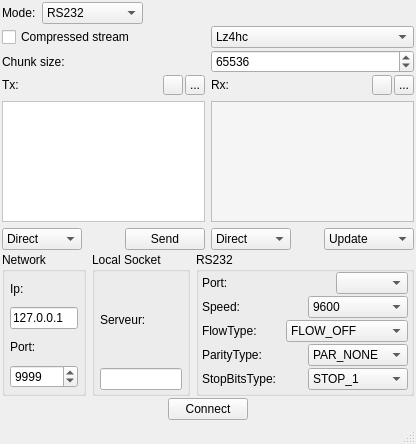
<?xml version="1.0" encoding="UTF-8"?>
<ui version="4.0">
 <class>MainWindow</class>
 <widget class="QMainWindow" name="MainWindow">
  <property name="geometry">
   <rect>
    <x>0</x>
    <y>0</y>
    <width>416</width>
    <height>444</height>
   </rect>
  </property>
  <property name="windowTitle">
   <string>Devel application</string>
  </property>
  <property name="windowIcon">
   <iconset resource="resources.qrc">
    <normaloff>:/images/icone.png</normaloff>:/images/icone.png</iconset>
  </property>
  <widget class="QWidget" name="centralWidget">
   <layout class="QVBoxLayout" name="verticalLayout_4">
    <property name="spacing">
     <number>2</number>
    </property>
    <property name="margin">
     <number>2</number>
    </property>
    <item>
     <layout class="QHBoxLayout" name="horizontalLayout_5">
      <item>
       <widget class="QLabel" name="label_3">
        <property name="text">
         <string>Mode:</string>
        </property>
        <property name="buddy">
         <cstring>comboBoxMode</cstring>
        </property>
       </widget>
      </item>
      <item>
       <widget class="QComboBox" name="comboBoxMode">
        <property name="toolTip">
         <string>Mode of connexion</string>
        </property>
        <property name="currentIndex">
         <number>0</number>
        </property>
        <item>
         <property name="text">
          <string notr="true">RS232</string>
         </property>
         <property name="icon">
          <iconset resource="resources.qrc">
           <normaloff>:/images/com.png</normaloff>:/images/com.png</iconset>
         </property>
        </item>
        <item>
         <property name="text">
          <string notr="true">Tcp Socket</string>
         </property>
         <property name="icon">
          <iconset resource="resources.qrc">
           <normaloff>:/images/network.png</normaloff>:/images/network.png</iconset>
         </property>
        </item>
        <item>
         <property name="text">
          <string notr="true">Local Socket</string>
         </property>
         <property name="icon">
          <iconset resource="resources.qrc">
           <normaloff>:/images/localServer.png</normaloff>:/images/localServer.png</iconset>
         </property>
        </item>
       </widget>
      </item>
      <item>
       <spacer name="horizontalSpacer_5">
        <property name="orientation">
         <enum>Qt::Horizontal</enum>
        </property>
        <property name="sizeHint" stdset="0">
         <size>
          <width>40</width>
          <height>20</height>
         </size>
        </property>
       </spacer>
      </item>
     </layout>
    </item>
    <item>
     <layout class="QHBoxLayout" name="horizontalLayout_16">
      <item>
       <widget class="QCheckBox" name="compressedStream">
        <property name="text">
         <string>Compressed stream</string>
        </property>
       </widget>
      </item>
      <item>
       <widget class="QComboBox" name="compressionType">
        <item>
         <property name="text">
          <string>Lz4hc</string>
         </property>
        </item>
        <item>
         <property name="text">
          <string>lz4</string>
         </property>
        </item>
        <item>
         <property name="text">
          <string>zlib</string>
         </property>
        </item>
        <item>
         <property name="text">
          <string>gzip</string>
         </property>
        </item>
       </widget>
      </item>
     </layout>
    </item>
    <item>
     <layout class="QHBoxLayout" name="horizontalLayout_17">
      <item>
       <widget class="QLabel" name="label_12">
        <property name="text">
         <string>Chunk size:</string>
        </property>
       </widget>
      </item>
      <item>
       <widget class="QSpinBox" name="chunkSize">
        <property name="minimum">
         <number>16</number>
        </property>
        <property name="maximum">
         <number>999999999</number>
        </property>
        <property name="value">
         <number>65536</number>
        </property>
       </widget>
      </item>
     </layout>
    </item>
    <item>
     <layout class="QHBoxLayout" name="horizontalLayout_6">
      <item>
       <layout class="QVBoxLayout" name="verticalLayout">
        <item>
         <layout class="QHBoxLayout" name="horizontalLayout_4">
          <property name="spacing">
           <number>2</number>
          </property>
          <item>
           <widget class="QLabel" name="label_2">
            <property name="text">
             <string>Tx:</string>
            </property>
            <property name="buddy">
             <cstring>plainTextEditTx</cstring>
            </property>
           </widget>
          </item>
          <item>
           <spacer name="horizontalSpacer_3">
            <property name="orientation">
             <enum>Qt::Horizontal</enum>
            </property>
            <property name="sizeHint" stdset="0">
             <size>
              <width>40</width>
              <height>20</height>
             </size>
            </property>
           </spacer>
          </item>
          <item>
           <widget class="QToolButton" name="loadFileTx">
            <property name="maximumSize">
             <size>
              <width>20</width>
              <height>20</height>
             </size>
            </property>
            <property name="toolTip">
             <string>Load file in Tx field</string>
            </property>
            <property name="icon">
             <iconset resource="resources.qrc">
              <normaloff>:/images/application-octet-stream.png</normaloff>:/images/application-octet-stream.png</iconset>
            </property>
           </widget>
          </item>
          <item>
           <widget class="QToolButton" name="toolButtonClearTx">
            <property name="maximumSize">
             <size>
              <width>20</width>
              <height>20</height>
             </size>
            </property>
            <property name="toolTip">
             <string>Clear the data in the Tx box</string>
            </property>
            <property name="text">
             <string>...</string>
            </property>
            <property name="icon">
             <iconset resource="resources.qrc">
              <normaloff>:/images/clear.png</normaloff>:/images/clear.png</iconset>
            </property>
           </widget>
          </item>
         </layout>
        </item>
        <item>
         <widget class="QPlainTextEdit" name="plainTextEditTx">
          <property name="toolTip">
           <string>Data to send</string>
          </property>
          <property name="styleSheet">
           <string notr="true">QPlainTextEdit {
background-image	: url(:/images/upload.png);
background-position	: center;
background-repeat	: no-repeat;
background-color	: #fff;
background-attachment	: fixed;
}</string>
          </property>
         </widget>
        </item>
        <item>
         <layout class="QHBoxLayout" name="horizontalLayout_2">
          <item>
           <widget class="QComboBox" name="comboBoxTypeTx">
            <property name="minimumSize">
             <size>
              <width>80</width>
              <height>0</height>
             </size>
            </property>
            <property name="maximumSize">
             <size>
              <width>16777215</width>
              <height>22</height>
             </size>
            </property>
            <property name="toolTip">
             <string>Define if text is in raw or hexa mode</string>
            </property>
            <item>
             <property name="text">
              <string>Direct</string>
             </property>
             <property name="icon">
              <iconset resource="resources.qrc">
               <normaloff>:/images/text.png</normaloff>:/images/text.png</iconset>
             </property>
            </item>
            <item>
             <property name="text">
              <string>toHex</string>
             </property>
             <property name="icon">
              <iconset resource="resources.qrc">
               <normaloff>:/images/hexa.png</normaloff>:/images/hexa.png</iconset>
             </property>
            </item>
           </widget>
          </item>
          <item>
           <spacer name="horizontalSpacer_2">
            <property name="orientation">
             <enum>Qt::Horizontal</enum>
            </property>
            <property name="sizeHint" stdset="0">
             <size>
              <width>40</width>
              <height>20</height>
             </size>
            </property>
           </spacer>
          </item>
          <item>
           <widget class="QPushButton" name="pushButtonSend">
            <property name="maximumSize">
             <size>
              <width>16777215</width>
              <height>22</height>
             </size>
            </property>
            <property name="toolTip">
             <string>Send the data writen</string>
            </property>
            <property name="text">
             <string>Send</string>
            </property>
            <property name="icon">
             <iconset resource="resources.qrc">
              <normaloff>:/images/send.png</normaloff>:/images/send.png</iconset>
            </property>
           </widget>
          </item>
         </layout>
        </item>
       </layout>
      </item>
      <item>
       <layout class="QVBoxLayout" name="verticalLayout_2">
        <item>
         <layout class="QHBoxLayout" name="horizontalLayout_3">
          <property name="spacing">
           <number>2</number>
          </property>
          <item>
           <widget class="QLabel" name="label">
            <property name="text">
             <string>Rx:</string>
            </property>
            <property name="buddy">
             <cstring>plainTextEditRx</cstring>
            </property>
           </widget>
          </item>
          <item>
           <spacer name="horizontalSpacer_4">
            <property name="orientation">
             <enum>Qt::Horizontal</enum>
            </property>
            <property name="sizeHint" stdset="0">
             <size>
              <width>40</width>
              <height>20</height>
             </size>
            </property>
           </spacer>
          </item>
          <item>
           <widget class="QToolButton" name="saveFileRx">
            <property name="maximumSize">
             <size>
              <width>20</width>
              <height>20</height>
             </size>
            </property>
            <property name="toolTip">
             <string>Save Rx data to file</string>
            </property>
            <property name="icon">
             <iconset resource="resources.qrc">
              <normaloff>:/images/application-octet-stream.png</normaloff>:/images/application-octet-stream.png</iconset>
            </property>
           </widget>
          </item>
          <item>
           <widget class="QToolButton" name="toolButtonClearRx">
            <property name="maximumSize">
             <size>
              <width>20</width>
              <height>20</height>
             </size>
            </property>
            <property name="toolTip">
             <string>Clear the data in the Rx box</string>
            </property>
            <property name="text">
             <string>...</string>
            </property>
            <property name="icon">
             <iconset resource="resources.qrc">
              <normaloff>:/images/clear.png</normaloff>:/images/clear.png</iconset>
            </property>
           </widget>
          </item>
         </layout>
        </item>
        <item>
         <widget class="QPlainTextEdit" name="plainTextEditRx">
          <property name="toolTip">
           <string>Data reception</string>
          </property>
          <property name="styleSheet">
           <string notr="true">QPlainTextEdit {
	background-color: rgb(245, 245, 245);
background-image	: url(:/images/download.png);
background-position	: center;
background-repeat	: no-repeat;
background-attachment	: fixed;
}</string>
          </property>
          <property name="readOnly">
           <bool>true</bool>
          </property>
         </widget>
        </item>
        <item>
         <layout class="QHBoxLayout" name="horizontalLayout">
          <item>
           <widget class="QComboBox" name="comboBoxTypeRx">
            <property name="minimumSize">
             <size>
              <width>80</width>
              <height>0</height>
             </size>
            </property>
            <property name="maximumSize">
             <size>
              <width>16777215</width>
              <height>22</height>
             </size>
            </property>
            <property name="toolTip">
             <string>Define if text is in raw or hexa mode</string>
            </property>
            <item>
             <property name="text">
              <string>Direct</string>
             </property>
             <property name="icon">
              <iconset resource="resources.qrc">
               <normaloff>:/images/text.png</normaloff>:/images/text.png</iconset>
             </property>
            </item>
            <item>
             <property name="text">
              <string>toHex</string>
             </property>
             <property name="icon">
              <iconset resource="resources.qrc">
               <normaloff>:/images/hexa.png</normaloff>:/images/hexa.png</iconset>
             </property>
            </item>
           </widget>
          </item>
          <item>
           <spacer name="horizontalSpacer">
            <property name="orientation">
             <enum>Qt::Horizontal</enum>
            </property>
            <property name="sizeHint" stdset="0">
             <size>
              <width>40</width>
              <height>20</height>
             </size>
            </property>
           </spacer>
          </item>
          <item>
           <widget class="QComboBox" name="comboBoxModeAppend">
            <property name="minimumSize">
             <size>
              <width>90</width>
              <height>0</height>
             </size>
            </property>
            <property name="maximumSize">
             <size>
              <width>16777215</width>
              <height>22</height>
             </size>
            </property>
            <property name="toolTip">
             <string>Define if the text need be overwrite with the new data or not</string>
            </property>
            <item>
             <property name="text">
              <string>Update</string>
             </property>
             <property name="icon">
              <iconset resource="resources.qrc">
               <normaloff>:/images/overwirte.png</normaloff>:/images/overwirte.png</iconset>
             </property>
            </item>
            <item>
             <property name="text">
              <string>Append</string>
             </property>
             <property name="icon">
              <iconset resource="resources.qrc">
               <normaloff>:/images/append.png</normaloff>:/images/append.png</iconset>
             </property>
            </item>
           </widget>
          </item>
         </layout>
        </item>
       </layout>
      </item>
     </layout>
    </item>
    <item>
     <layout class="QHBoxLayout" name="horizontalLayout_9">
      <item>
       <widget class="QGroupBox" name="groupBoxNetwork">
        <property name="title">
         <string>Network</string>
        </property>
        <layout class="QVBoxLayout" name="verticalLayout_3">
         <property name="spacing">
          <number>1</number>
         </property>
         <property name="leftMargin">
          <number>5</number>
         </property>
         <property name="topMargin">
          <number>0</number>
         </property>
         <property name="rightMargin">
          <number>5</number>
         </property>
         <property name="bottomMargin">
          <number>5</number>
         </property>
         <item>
          <layout class="QHBoxLayout" name="horizontalLayout_8">
           <item>
            <widget class="QLabel" name="label_4">
             <property name="text">
              <string>Ip:</string>
             </property>
             <property name="buddy">
              <cstring>lineEditIp</cstring>
             </property>
            </widget>
           </item>
           <item>
            <spacer name="horizontalSpacer_6">
             <property name="orientation">
              <enum>Qt::Horizontal</enum>
             </property>
             <property name="sizeHint" stdset="0">
              <size>
               <width>40</width>
               <height>20</height>
              </size>
             </property>
            </spacer>
           </item>
          </layout>
         </item>
         <item>
          <widget class="QLineEdit" name="lineEditIp">
           <property name="toolTip">
            <string>Can be ip or dns addresse</string>
           </property>
           <property name="text">
            <string>127.0.0.1</string>
           </property>
          </widget>
         </item>
         <item>
          <layout class="QHBoxLayout" name="horizontalLayout_7">
           <item>
            <widget class="QLabel" name="label_5">
             <property name="text">
              <string>Port:</string>
             </property>
             <property name="buddy">
              <cstring>spinBoxIpPort</cstring>
             </property>
            </widget>
           </item>
           <item>
            <spacer name="horizontalSpacer_7">
             <property name="orientation">
              <enum>Qt::Horizontal</enum>
             </property>
             <property name="sizeHint" stdset="0">
              <size>
               <width>40</width>
               <height>20</height>
              </size>
             </property>
            </spacer>
           </item>
          </layout>
         </item>
         <item>
          <widget class="QSpinBox" name="spinBoxIpPort">
           <property name="minimum">
            <number>1</number>
           </property>
           <property name="maximum">
            <number>65535</number>
           </property>
           <property name="value">
            <number>9999</number>
           </property>
          </widget>
         </item>
        </layout>
       </widget>
      </item>
      <item>
       <widget class="QGroupBox" name="groupBoxLocalSocket">
        <property name="title">
         <string>Local Socket</string>
        </property>
        <layout class="QVBoxLayout" name="verticalLayout_5">
         <property name="spacing">
          <number>1</number>
         </property>
         <property name="leftMargin">
          <number>5</number>
         </property>
         <property name="topMargin">
          <number>1</number>
         </property>
         <property name="rightMargin">
          <number>5</number>
         </property>
         <property name="bottomMargin">
          <number>3</number>
         </property>
         <item>
          <widget class="QLabel" name="label_6">
           <property name="text">
            <string>Serveur:</string>
           </property>
           <property name="buddy">
            <cstring>lineEditLocalSocket</cstring>
           </property>
          </widget>
         </item>
         <item>
          <widget class="QLineEdit" name="lineEditLocalSocket">
           <property name="toolTip">
            <string>On wich socket do you whan connect</string>
           </property>
          </widget>
         </item>
        </layout>
       </widget>
      </item>
      <item>
       <widget class="QGroupBox" name="groupBoxRS232">
        <property name="title">
         <string>RS232</string>
        </property>
        <layout class="QVBoxLayout" name="verticalLayout_6">
         <property name="spacing">
          <number>2</number>
         </property>
         <property name="leftMargin">
          <number>3</number>
         </property>
         <property name="topMargin">
          <number>0</number>
         </property>
         <property name="rightMargin">
          <number>3</number>
         </property>
         <property name="bottomMargin">
          <number>3</number>
         </property>
         <item>
          <layout class="QHBoxLayout" name="horizontalLayout_15">
           <item>
            <widget class="QLabel" name="label_11">
             <property name="text">
              <string>Port:</string>
             </property>
            </widget>
           </item>
           <item>
            <spacer name="horizontalSpacer_14">
             <property name="orientation">
              <enum>Qt::Horizontal</enum>
             </property>
             <property name="sizeHint" stdset="0">
              <size>
               <width>40</width>
               <height>20</height>
              </size>
             </property>
            </spacer>
           </item>
           <item>
            <widget class="QComboBox" name="comboBoxPort">
             <property name="toolTip">
              <string>The list of rs232 port detected</string>
             </property>
            </widget>
           </item>
          </layout>
         </item>
         <item>
          <layout class="QHBoxLayout" name="horizontalLayout_11">
           <item>
            <widget class="QLabel" name="label_7">
             <property name="text">
              <string>Speed: </string>
             </property>
             <property name="buddy">
              <cstring>comboBoxSpeed</cstring>
             </property>
            </widget>
           </item>
           <item>
            <spacer name="horizontalSpacer_10">
             <property name="orientation">
              <enum>Qt::Horizontal</enum>
             </property>
             <property name="sizeHint" stdset="0">
              <size>
               <width>40</width>
               <height>20</height>
              </size>
             </property>
            </spacer>
           </item>
           <item>
            <widget class="QComboBox" name="comboBoxSpeed">
             <property name="minimumSize">
              <size>
               <width>100</width>
               <height>0</height>
              </size>
             </property>
             <property name="toolTip">
              <string>Few speed are not activated because your OS doesn't support it</string>
             </property>
             <property name="currentIndex">
              <number>12</number>
             </property>
             <item>
              <property name="text">
               <string>50</string>
              </property>
              <property name="icon">
               <iconset resource="resources.qrc">
                <normaloff>:/images/valide.png</normaloff>:/images/valide.png</iconset>
              </property>
             </item>
             <item>
              <property name="text">
               <string>75</string>
              </property>
              <property name="icon">
               <iconset resource="resources.qrc">
                <normaloff>:/images/valide.png</normaloff>:/images/valide.png</iconset>
              </property>
             </item>
             <item>
              <property name="text">
               <string>110</string>
              </property>
              <property name="icon">
               <iconset resource="resources.qrc">
                <normaloff>:/images/valide.png</normaloff>:/images/valide.png</iconset>
              </property>
             </item>
             <item>
              <property name="text">
               <string>134</string>
              </property>
              <property name="icon">
               <iconset resource="resources.qrc">
                <normaloff>:/images/valide.png</normaloff>:/images/valide.png</iconset>
              </property>
             </item>
             <item>
              <property name="text">
               <string>150</string>
              </property>
              <property name="icon">
               <iconset resource="resources.qrc">
                <normaloff>:/images/valide.png</normaloff>:/images/valide.png</iconset>
              </property>
             </item>
             <item>
              <property name="text">
               <string>200</string>
              </property>
              <property name="icon">
               <iconset resource="resources.qrc">
                <normaloff>:/images/valide.png</normaloff>:/images/valide.png</iconset>
              </property>
             </item>
             <item>
              <property name="text">
               <string>300</string>
              </property>
              <property name="icon">
               <iconset resource="resources.qrc">
                <normaloff>:/images/valide.png</normaloff>:/images/valide.png</iconset>
              </property>
             </item>
             <item>
              <property name="text">
               <string>600</string>
              </property>
              <property name="icon">
               <iconset resource="resources.qrc">
                <normaloff>:/images/valide.png</normaloff>:/images/valide.png</iconset>
              </property>
             </item>
             <item>
              <property name="text">
               <string>1200</string>
              </property>
              <property name="icon">
               <iconset resource="resources.qrc">
                <normaloff>:/images/valide.png</normaloff>:/images/valide.png</iconset>
              </property>
             </item>
             <item>
              <property name="text">
               <string>1800</string>
              </property>
              <property name="icon">
               <iconset resource="resources.qrc">
                <normaloff>:/images/valide.png</normaloff>:/images/valide.png</iconset>
              </property>
             </item>
             <item>
              <property name="text">
               <string>2400</string>
              </property>
              <property name="icon">
               <iconset resource="resources.qrc">
                <normaloff>:/images/valide.png</normaloff>:/images/valide.png</iconset>
              </property>
             </item>
             <item>
              <property name="text">
               <string>4800</string>
              </property>
              <property name="icon">
               <iconset resource="resources.qrc">
                <normaloff>:/images/valide.png</normaloff>:/images/valide.png</iconset>
              </property>
             </item>
             <item>
              <property name="text">
               <string>9600</string>
              </property>
              <property name="icon">
               <iconset resource="resources.qrc">
                <normaloff>:/images/valide.png</normaloff>:/images/valide.png</iconset>
              </property>
             </item>
             <item>
              <property name="text">
               <string>14400</string>
              </property>
              <property name="icon">
               <iconset resource="resources.qrc">
                <normaloff>:/images/valide.png</normaloff>:/images/valide.png</iconset>
              </property>
             </item>
             <item>
              <property name="text">
               <string>19200</string>
              </property>
              <property name="icon">
               <iconset resource="resources.qrc">
                <normaloff>:/images/valide.png</normaloff>:/images/valide.png</iconset>
              </property>
             </item>
             <item>
              <property name="text">
               <string>38400</string>
              </property>
              <property name="icon">
               <iconset resource="resources.qrc">
                <normaloff>:/images/valide.png</normaloff>:/images/valide.png</iconset>
              </property>
             </item>
             <item>
              <property name="text">
               <string>56000</string>
              </property>
              <property name="icon">
               <iconset resource="resources.qrc">
                <normaloff>:/images/valide.png</normaloff>:/images/valide.png</iconset>
              </property>
             </item>
             <item>
              <property name="text">
               <string>57600</string>
              </property>
              <property name="icon">
               <iconset resource="resources.qrc">
                <normaloff>:/images/valide.png</normaloff>:/images/valide.png</iconset>
              </property>
             </item>
             <item>
              <property name="text">
               <string>76800</string>
              </property>
              <property name="icon">
               <iconset resource="resources.qrc">
                <normaloff>:/images/valide.png</normaloff>:/images/valide.png</iconset>
              </property>
             </item>
             <item>
              <property name="text">
               <string>115200</string>
              </property>
              <property name="icon">
               <iconset resource="resources.qrc">
                <normaloff>:/images/valide.png</normaloff>:/images/valide.png</iconset>
              </property>
             </item>
             <item>
              <property name="text">
               <string>128000</string>
              </property>
              <property name="icon">
               <iconset resource="resources.qrc">
                <normaloff>:/images/valide.png</normaloff>:/images/valide.png</iconset>
              </property>
             </item>
             <item>
              <property name="text">
               <string>256000</string>
              </property>
              <property name="icon">
               <iconset resource="resources.qrc">
                <normaloff>:/images/valide.png</normaloff>:/images/valide.png</iconset>
              </property>
             </item>
            </widget>
           </item>
          </layout>
         </item>
         <item>
          <layout class="QHBoxLayout" name="horizontalLayout_12">
           <item>
            <widget class="QLabel" name="label_8">
             <property name="text">
              <string>FlowType: </string>
             </property>
             <property name="buddy">
              <cstring>comboBoxFlow</cstring>
             </property>
            </widget>
           </item>
           <item>
            <spacer name="horizontalSpacer_11">
             <property name="orientation">
              <enum>Qt::Horizontal</enum>
             </property>
             <property name="sizeHint" stdset="0">
              <size>
               <width>40</width>
               <height>20</height>
              </size>
             </property>
            </spacer>
           </item>
           <item>
            <widget class="QComboBox" name="comboBoxFlow">
             <property name="minimumSize">
              <size>
               <width>100</width>
               <height>0</height>
              </size>
             </property>
             <item>
              <property name="text">
               <string>FLOW_OFF</string>
              </property>
              <property name="icon">
               <iconset resource="resources.qrc">
                <normaloff>:/images/valide.png</normaloff>:/images/valide.png</iconset>
              </property>
             </item>
             <item>
              <property name="text">
               <string>FLOW_HARDWARE</string>
              </property>
              <property name="icon">
               <iconset resource="resources.qrc">
                <normaloff>:/images/valide.png</normaloff>:/images/valide.png</iconset>
              </property>
             </item>
             <item>
              <property name="text">
               <string>FLOW_XONXOFF</string>
              </property>
              <property name="icon">
               <iconset resource="resources.qrc">
                <normaloff>:/images/valide.png</normaloff>:/images/valide.png</iconset>
              </property>
             </item>
            </widget>
           </item>
          </layout>
         </item>
         <item>
          <layout class="QHBoxLayout" name="horizontalLayout_13">
           <item>
            <widget class="QLabel" name="label_9">
             <property name="text">
              <string>ParityType: </string>
             </property>
             <property name="buddy">
              <cstring>comboBoxParity</cstring>
             </property>
            </widget>
           </item>
           <item>
            <spacer name="horizontalSpacer_12">
             <property name="orientation">
              <enum>Qt::Horizontal</enum>
             </property>
             <property name="sizeHint" stdset="0">
              <size>
               <width>40</width>
               <height>20</height>
              </size>
             </property>
            </spacer>
           </item>
           <item>
            <widget class="QComboBox" name="comboBoxParity">
             <property name="minimumSize">
              <size>
               <width>100</width>
               <height>0</height>
              </size>
             </property>
             <item>
              <property name="text">
               <string>PAR_NONE</string>
              </property>
              <property name="icon">
               <iconset resource="resources.qrc">
                <normaloff>:/images/valide.png</normaloff>:/images/valide.png</iconset>
              </property>
             </item>
             <item>
              <property name="text">
               <string>PAR_ODD</string>
              </property>
              <property name="icon">
               <iconset resource="resources.qrc">
                <normaloff>:/images/valide.png</normaloff>:/images/valide.png</iconset>
              </property>
             </item>
             <item>
              <property name="text">
               <string>PAR_EVEN</string>
              </property>
              <property name="icon">
               <iconset resource="resources.qrc">
                <normaloff>:/images/valide.png</normaloff>:/images/valide.png</iconset>
              </property>
             </item>
             <item>
              <property name="text">
               <string>PAR_MARK</string>
              </property>
              <property name="icon">
               <iconset resource="resources.qrc">
                <normaloff>:/images/valide.png</normaloff>:/images/valide.png</iconset>
              </property>
             </item>
             <item>
              <property name="text">
               <string>PAR_SPACE</string>
              </property>
              <property name="icon">
               <iconset resource="resources.qrc">
                <normaloff>:/images/valide.png</normaloff>:/images/valide.png</iconset>
              </property>
             </item>
            </widget>
           </item>
          </layout>
         </item>
         <item>
          <layout class="QHBoxLayout" name="horizontalLayout_14">
           <item>
            <widget class="QLabel" name="label_10">
             <property name="text">
              <string>StopBitsType: </string>
             </property>
             <property name="buddy">
              <cstring>comboBoxStopBit</cstring>
             </property>
            </widget>
           </item>
           <item>
            <spacer name="horizontalSpacer_13">
             <property name="orientation">
              <enum>Qt::Horizontal</enum>
             </property>
             <property name="sizeHint" stdset="0">
              <size>
               <width>40</width>
               <height>20</height>
              </size>
             </property>
            </spacer>
           </item>
           <item>
            <widget class="QComboBox" name="comboBoxStopBit">
             <property name="minimumSize">
              <size>
               <width>100</width>
               <height>0</height>
              </size>
             </property>
             <property name="styleSheet">
              <string notr="true"/>
             </property>
             <item>
              <property name="text">
               <string>STOP_1</string>
              </property>
              <property name="icon">
               <iconset resource="resources.qrc">
                <normaloff>:/images/valide.png</normaloff>:/images/valide.png</iconset>
              </property>
             </item>
             <item>
              <property name="text">
               <string>STOP_1_5</string>
              </property>
              <property name="icon">
               <iconset resource="resources.qrc">
                <normaloff>:/images/valide.png</normaloff>:/images/valide.png</iconset>
              </property>
             </item>
             <item>
              <property name="text">
               <string>STOP_2</string>
              </property>
              <property name="icon">
               <iconset resource="resources.qrc">
                <normaloff>:/images/valide.png</normaloff>:/images/valide.png</iconset>
              </property>
             </item>
            </widget>
           </item>
          </layout>
         </item>
        </layout>
       </widget>
      </item>
     </layout>
    </item>
    <item>
     <layout class="QHBoxLayout" name="horizontalLayout_10">
      <item>
       <spacer name="horizontalSpacer_8">
        <property name="orientation">
         <enum>Qt::Horizontal</enum>
        </property>
        <property name="sizeHint" stdset="0">
         <size>
          <width>40</width>
          <height>20</height>
         </size>
        </property>
       </spacer>
      </item>
      <item>
       <widget class="QPushButton" name="pushButtonConnect">
        <property name="text">
         <string>Connect</string>
        </property>
        <property name="icon">
         <iconset resource="resources.qrc">
          <normaloff>:/images/connect.png</normaloff>:/images/connect.png</iconset>
        </property>
       </widget>
      </item>
      <item>
       <spacer name="horizontalSpacer_9">
        <property name="orientation">
         <enum>Qt::Horizontal</enum>
        </property>
        <property name="sizeHint" stdset="0">
         <size>
          <width>40</width>
          <height>20</height>
         </size>
        </property>
       </spacer>
      </item>
     </layout>
    </item>
   </layout>
  </widget>
  <widget class="QStatusBar" name="statusBarApp"/>
 </widget>
 <layoutdefault spacing="6" margin="11"/>
 <tabstops>
  <tabstop>comboBoxMode</tabstop>
  <tabstop>toolButtonClearTx</tabstop>
  <tabstop>toolButtonClearRx</tabstop>
  <tabstop>plainTextEditTx</tabstop>
  <tabstop>plainTextEditRx</tabstop>
  <tabstop>comboBoxTypeTx</tabstop>
  <tabstop>pushButtonSend</tabstop>
  <tabstop>comboBoxTypeRx</tabstop>
  <tabstop>comboBoxModeAppend</tabstop>
  <tabstop>lineEditIp</tabstop>
  <tabstop>spinBoxIpPort</tabstop>
  <tabstop>lineEditLocalSocket</tabstop>
  <tabstop>comboBoxSpeed</tabstop>
  <tabstop>comboBoxFlow</tabstop>
  <tabstop>comboBoxParity</tabstop>
  <tabstop>comboBoxStopBit</tabstop>
  <tabstop>pushButtonConnect</tabstop>
 </tabstops>
 <resources>
  <include location="resources.qrc"/>
 </resources>
 <connections>
  <connection>
   <sender>toolButtonClearRx</sender>
   <signal>clicked()</signal>
   <receiver>plainTextEditRx</receiver>
   <slot>clear()</slot>
   <hints>
    <hint type="sourcelabel">
     <x>393</x>
     <y>48</y>
    </hint>
    <hint type="destinationlabel">
     <x>262</x>
     <y>90</y>
    </hint>
   </hints>
  </connection>
  <connection>
   <sender>lineEditIp</sender>
   <signal>returnPressed()</signal>
   <receiver>pushButtonConnect</receiver>
   <slot>click()</slot>
   <hints>
    <hint type="sourcelabel">
     <x>58</x>
     <y>242</y>
    </hint>
    <hint type="destinationlabel">
     <x>166</x>
     <y>326</y>
    </hint>
   </hints>
  </connection>
  <connection>
   <sender>lineEditLocalSocket</sender>
   <signal>returnPressed()</signal>
   <receiver>pushButtonConnect</receiver>
   <slot>click()</slot>
   <hints>
    <hint type="sourcelabel">
     <x>151</x>
     <y>293</y>
    </hint>
    <hint type="destinationlabel">
     <x>207</x>
     <y>324</y>
    </hint>
   </hints>
  </connection>
  <connection>
   <sender>toolButtonClearTx</sender>
   <signal>clicked()</signal>
   <receiver>plainTextEditTx</receiver>
   <slot>clear()</slot>
   <hints>
    <hint type="sourcelabel">
     <x>180</x>
     <y>38</y>
    </hint>
    <hint type="destinationlabel">
     <x>113</x>
     <y>63</y>
    </hint>
   </hints>
  </connection>
 </connections>
</ui>
